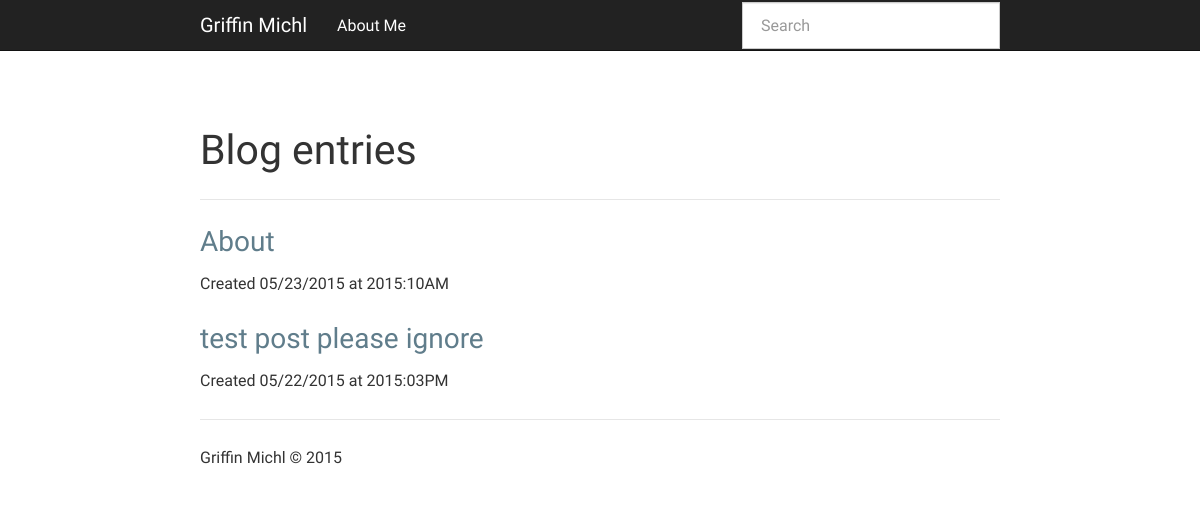
Before: / with the older database file.
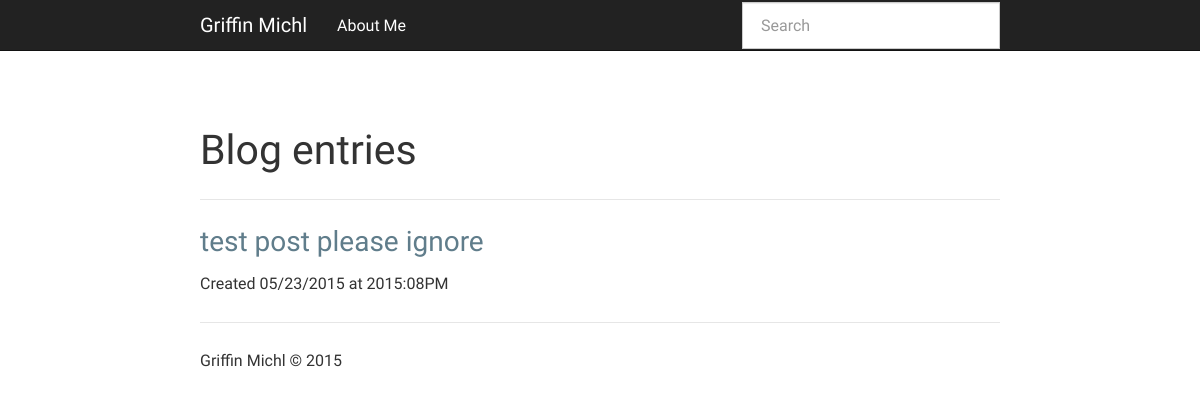
After: the same page with the newer database file.
### app.py (models this page shows, shortened)
class Entry(flask_db.Model):
    title = CharField()
    slug = CharField(unique=True)
    content = TextField()
    published = BooleanField(index=True)
    timestamp = DateTimeField(default=datetime.datetime.now, index=True)
    @classmethod
    def public(cls):
        return Entry.select().where(Entry.published == True)

### app.py (the view)
@app.route('/')
def index():
    search_query = request.args.get('q')
    if search_query:
        query = Entry.search(search_query)
    else:
        query = Entry.public().order_by(Entry.timestamp.desc())
    return object_list('index.html', query, search=search_query)

### templates/index.html (shortened to what this page needs)
{% extends "base.html" %}
{% block content_title %}{% if search %}Search "{{ search }}"{% else %}Blog entries{% endif %}{% endblock %}
{% block content %}
  {% for entry in object_list %}
    {% if search %}
      {% set entry = entry.entry %}
    {% endif %}
    <h3>
      <a href="{% if entry.published %}{{ url_for('detail', slug=entry.slug) }}{% else %}{{ url_for('edit', slug=entry.slug) }}{% endif %}">
        {{ entry.title }}
      </a>
    </h3>
    <p>Created {{ entry.timestamp.strftime('%m/%d/%Y at %G:%I%p') }}</p>
  {% endfor %}
{% endblock %}

### templates/base.html (shortened to what this page needs)
<!doctype html>
<html>
  <head>
    <link rel=stylesheet type=text/css href="{{ url_for('static', filename='css/blog.min.css') }}" />
    <link rel=stylesheet type=text/css href="{{ url_for('static', filename='css/hilite.css') }}" />
  </head>
  <body>
    <div class="navbar navbar-default navbar-static-top" role="navigation">
      <div class="container">
        <div class="navbar-header">
          <a class="navbar-brand" href="{{ url_for('index') }}">Griffin Michl</a>
        </div>
        <div class="navbar-collapse collapse">
          <ul class="nav navbar-nav">
							<li><a href="{{ url_for('detail', slug="about") }}">About Me</a></li>
          </ul>
          {% block search_bar %}
            <form action="{{ url_for('index') }}" class="navbar-form navbar-right" id="search-form" method="get" role="search">
              <div class="form-group">
                <input class="form-control" name="q" placeholder="Search" type="text" value="{% if search %}{{ search }}{% endif %}">
              </div>
            </form>
          {% endblock %}
        </div>
      </div>
    </div>
    <div class="container">
      {% block page_header %}
        <div class="page-header">
          <h1>{% block content_title %}{% endblock %}</h1>
        </div>
      {% endblock %}
      {% block content %}{% endblock %}
      <footer>
        <hr />
        <p>Griffin Michl &copy; 2015</p>
      </footer>
    </div>
  </body>
</html>

Changed rows visible on the page:
removed Entry: title "About", timestamp "05/23/2015 at 2015:10AM"
changed Entry "test post please ignore": timestamp "05/22/2015 at 2015:03PM" → "05/23/2015 at 2015:08PM"
